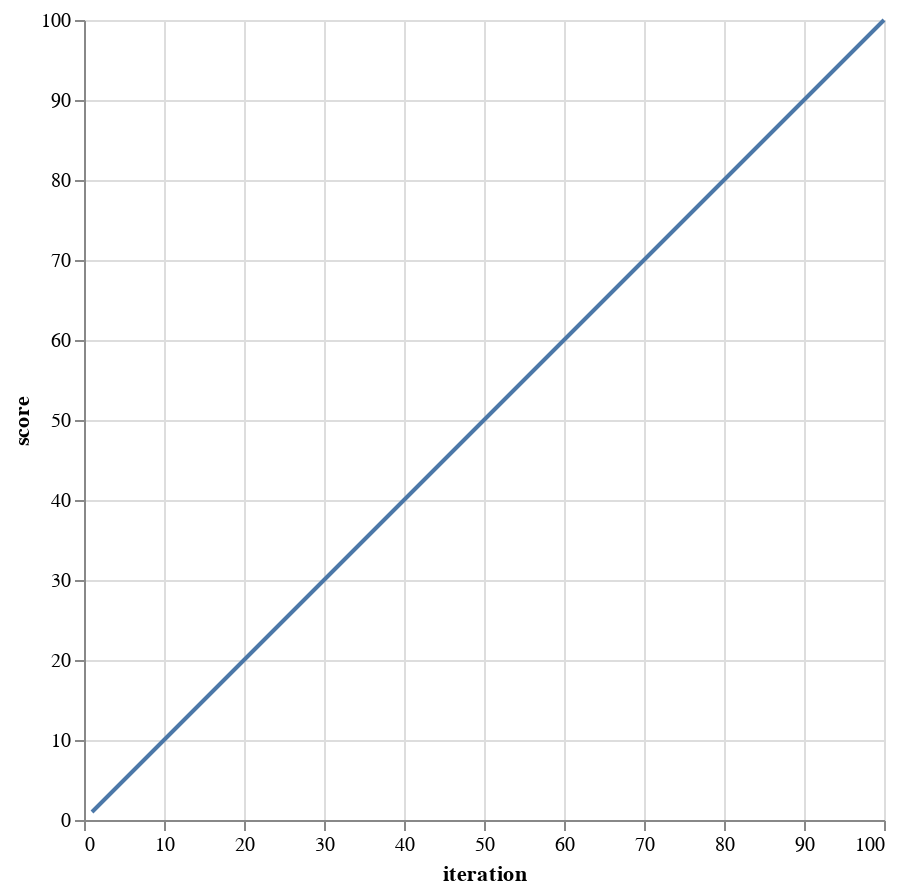

Write notebook code for a chart like this one.
### Markdown cell above
Composing a basic Vega-Lite graphic usually consists of the following steps:

### Code cell
# Initialize the specification, optionally with some top-level properties
Vl.new(width: 400, height: 400)
# Specify data source for the graphic using one of the data_from_* functions
|> Vl.data_from_series(iteration: 1..100, score: 1..100)
# Pick a visual mark
|> Vl.mark(:line)
# Map data fields to visual properties of the mark, in this case point positions
|> Vl.encode_field(:x, "iteration", type: :quantitative)
|> Vl.encode_field(:y, "score", type: :quantitative)

### Figure 1 — Vega-Lite specification as saved in the notebook (floating-point values rounded to 4 significant figures)
{"$schema": "https://vega.github.io/schema/vega-lite/v4.json", "data": {"values": [{"iteration": 1, "score": 1}, {"iteration": 2, "score": 2}, {"iteration": 3, "score": 3}, {"iteration": 4, "score": 4}, {"iteration": 5, "score": 5}, {"iteration": 6, "score": 6}, {"iteration": 7, "score": 7}, {"iteration": 8, "score": 8}, {"iteration": 9, "score": 9}, {"iteration": 10, "score": 10}, {"iteration": 11, "score": 11}, {"iteration": 12, "score": 12}, {"iteration": 13, "score": 13}, {"iteration": 14, "score": 14}, {"iteration": 15, "score": 15}, {"iteration": 16, "score": 16}, {"iteration": 17, "score": 17}, {"iteration": 18, "score": 18}, {"iteration": 19, "score": 19}, {"iteration": 20, "score": 20}, {"iteration": 21, "score": 21}, {"iteration": 22, "score": 22}, {"iteration": 23, "score": 23}, {"iteration": 24, "score": 24}, {"iteration": 25, "score": 25}, {"iteration": 26, "score": 26}, {"iteration": 27, "score": 27}, {"iteration": 28, "score": 28}, {"iteration": 29, "score": 29}, {"iteration": 30, "score": 30}, {"iteration": 31, "score": 31}, {"iteration": 32, "score": 32}, {"iteration": 33, "score": 33}, {"iteration": 34, "score": 34}, {"iteration": 35, "score": 35}, {"iteration": 36, "score": 36}, {"iteration": 37, "score": 37}, {"iteration": 38, "score": 38}, {"iteration": 39, "score": 39}, {"iteration": 40, "score": 40}, {"iteration": 41, "score": 41}, {"iteration": 42, "score": 42}, {"iteration": 43, "score": 43}, {"iteration": 44, "score": 44}, {"iteration": 45, "score": 45}, {"iteration": 46, "score": 46}, {"iteration": 47, "score": 47}, {"iteration": 48, "score": 48}, {"iteration": 49, "score": 49}, {"iteration": 50, "score": 50}, {"iteration": 51, "score": 51}, {"iteration": 52, "score": 52}, {"iteration": 53, "score": 53}, {"iteration": 54, "score": 54}, {"iteration": 55, "score": 55}, {"iteration": 56, "score": 56}, {"iteration": 57, "score": 57}, {"iteration": 58, "score": 58}, {"iteration": 59, "score": 59}, {"iteration": 60, "score": 60}, {"iteration": 61, "score": 61}, {"iteration": 62, "score": 62}, {"iteration": 63, "score": 63}, {"iteration": 64, "score": 64}, {"iteration": 65, "score": 65}, {"iteration": 66, "score": 66}, {"iteration": 67, "score": 67}, {"iteration": 68, "score": 68}, {"iteration": 69, "score": 69}, {"iteration": 70, "score": 70}, {"iteration": 71, "score": 71}, {"iteration": 72, "score": 72}, {"iteration": 73, "score": 73}, {"iteration": 74, "score": 74}, {"iteration": 75, "score": 75}, {"iteration": 76, "score": 76}, {"iteration": 77, "score": 77}, {"iteration": 78, "score": 78}, {"iteration": 79, "score": 79}, {"iteration": 80, "score": 80}, {"iteration": 81, "score": 81}, {"iteration": 82, "score": 82}, {"iteration": 83, "score": 83}, {"iteration": 84, "score": 84}, {"iteration": 85, "score": 85}, {"iteration": 86, "score": 86}, {"iteration": 87, "score": 87}, {"iteration": 88, "score": 88}, {"iteration": 89, "score": 89}, {"iteration": 90, "score": 90}, {"iteration": 91, "score": 91}, {"iteration": 92, "score": 92}, {"iteration": 93, "score": 93}, {"iteration": 94, "score": 94}, {"iteration": 95, "score": 95}, {"iteration": 96, "score": 96}, {"iteration": 97, "score": 97}, {"iteration": 98, "score": 98}, {"iteration": 99, "score": 99}, {"iteration": 100, "score": 100}]}, "encoding": {"x": {"field": "iteration", "type": "quantitative"}, "y": {"field": "score", "type": "quantitative"}}, "height": 400, "mark": "line", "width": 400}
